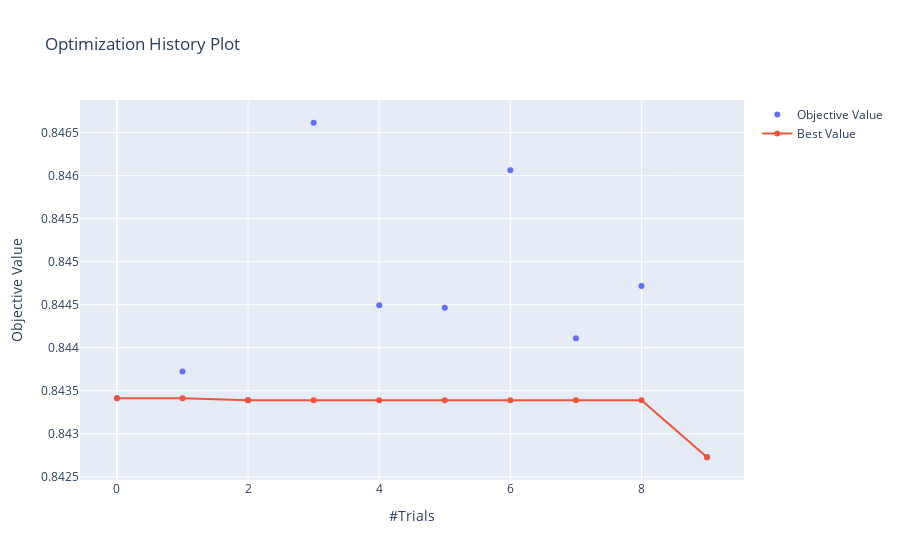

Source (notebook cell):
### Code cell
#plot_optimization_histor: shows the scores from all trials as well as the best score so far at each point.
#trialとValueの関係
optuna.visualization.plot_optimization_history(study)

### Figure 1 — Plotly figure (JSON) as saved in the notebook; plotly's stock layout.template omitted (floating-point values rounded to 4 significant figures)
{"data": [{"mode": "markers", "name": "Objective Value", "type": "scatter", "x": [0, 1, 2, 3, 4, 5, 6, 7, 8, 9], "y": [0.8434, 0.8437, 0.8434, 0.8466, 0.8445, 0.8445, 0.8461, 0.8441, 0.8447, 0.8427]}, {"name": "Best Value", "type": "scatter", "x": [0, 1, 2, 3, 4, 5, 6, 7, 8, 9], "y": [0.8434, 0.8434, 0.8434, 0.8434, 0.8434, 0.8434, 0.8434, 0.8434, 0.8434, 0.8427]}], "layout": {"autosize": true, "title": {"text": "Optimization History Plot"}, "xaxis": {"autorange": true, "range": [-0.7822, 9.782], "title": {"text": "#Trials"}, "type": "linear"}, "yaxis": {"autorange": true, "range": [0.8424, 0.8469], "title": {"text": "Objective Value"}, "type": "linear"}}}
